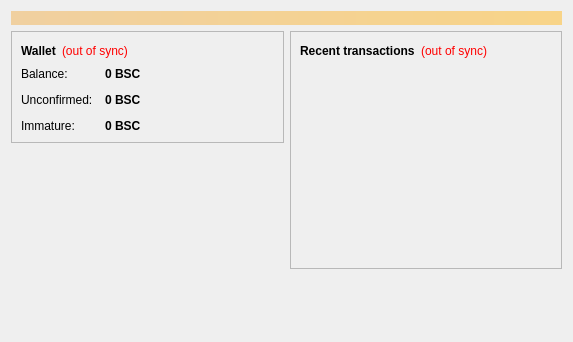
<?xml version="1.0" encoding="UTF-8"?>
<ui version="4.0">
 <class>OverviewPage</class>
 <widget class="QWidget" name="OverviewPage">
  <property name="geometry">
   <rect>
    <x>0</x>
    <y>0</y>
    <width>573</width>
    <height>342</height>
   </rect>
  </property>
  <property name="windowTitle">
   <string>Form</string>
  </property>
  <layout class="QVBoxLayout" name="topLayout">
   <item>
    <widget class="QLabel" name="labelAlerts">
     <property name="visible">
      <bool>false</bool>
     </property>
     <property name="styleSheet">
      <string notr="true">background-color: qlineargradient(x1: 0, y1: 0, x2: 1, y2: 0, stop:0 #F0D0A0, stop:1 #F8D488); color:#000000;</string>
     </property>
     <property name="wordWrap">
      <bool>true</bool>
     </property>
     <property name="margin">
      <number>3</number>
     </property>
    </widget>
   </item>
   <item>
    <layout class="QHBoxLayout" name="horizontalLayout" stretch="1,1">
     <item>
      <layout class="QVBoxLayout" name="verticalLayout_2">
       <item>
        <widget class="QFrame" name="frame">
         <property name="frameShape">
          <enum>QFrame::StyledPanel</enum>
         </property>
         <property name="frameShadow">
          <enum>QFrame::Raised</enum>
         </property>
         <layout class="QVBoxLayout" name="verticalLayout_4">
          <item>
           <layout class="QHBoxLayout" name="horizontalLayout_4">
            <item>
             <widget class="QLabel" name="label_5">
              <property name="font">
               <font>
                <weight>75</weight>
                <bold>true</bold>
               </font>
              </property>
              <property name="text">
               <string>Wallet</string>
              </property>
             </widget>
            </item>
            <item>
             <widget class="QLabel" name="labelWalletStatus">
              <property name="toolTip">
               <string>The displayed information may be out of date. Your wallet automatically synchronizes with the bowscoin network after a connection is established, but this process has not completed yet.</string>
              </property>
              <property name="styleSheet">
               <string notr="true">QLabel { color: red; }</string>
              </property>
              <property name="text">
               <string notr="true">(out of sync)</string>
              </property>
              <property name="alignment">
               <set>Qt::AlignLeading|Qt::AlignLeft|Qt::AlignVCenter</set>
              </property>
             </widget>
            </item>
            <item>
             <spacer name="horizontalSpacer_2">
              <property name="orientation">
               <enum>Qt::Horizontal</enum>
              </property>
              <property name="sizeHint" stdset="0">
               <size>
                <width>40</width>
                <height>20</height>
               </size>
              </property>
             </spacer>
            </item>
           </layout>
          </item>
          <item>
           <layout class="QFormLayout" name="formLayout_2">
            <property name="fieldGrowthPolicy">
             <enum>QFormLayout::AllNonFixedFieldsGrow</enum>
            </property>
            <property name="horizontalSpacing">
             <number>12</number>
            </property>
            <property name="verticalSpacing">
             <number>12</number>
            </property>
            <item row="0" column="0">
             <widget class="QLabel" name="label">
              <property name="text">
               <string>Balance:</string>
              </property>
             </widget>
            </item>
            <item row="0" column="1">
             <widget class="QLabel" name="labelBalance">
              <property name="font">
               <font>
                <weight>75</weight>
                <bold>true</bold>
               </font>
              </property>
              <property name="cursor">
               <cursorShape>IBeamCursor</cursorShape>
              </property>
              <property name="toolTip">
               <string>Your current balance</string>
              </property>
              <property name="text">
               <string notr="true">0 BSC</string>
              </property>
              <property name="textInteractionFlags">
               <set>Qt::LinksAccessibleByMouse|Qt::TextSelectableByKeyboard|Qt::TextSelectableByMouse</set>
              </property>
             </widget>
            </item>
            <item row="1" column="0">
             <widget class="QLabel" name="label_3">
              <property name="text">
               <string>Unconfirmed:</string>
              </property>
             </widget>
            </item>
            <item row="1" column="1">
             <widget class="QLabel" name="labelUnconfirmed">
              <property name="font">
               <font>
                <weight>75</weight>
                <bold>true</bold>
               </font>
              </property>
              <property name="cursor">
               <cursorShape>IBeamCursor</cursorShape>
              </property>
              <property name="toolTip">
               <string>Total of transactions that have yet to be confirmed, and do not yet count toward the current balance</string>
              </property>
              <property name="text">
               <string notr="true">0 BSC</string>
              </property>
              <property name="textInteractionFlags">
               <set>Qt::LinksAccessibleByMouse|Qt::TextSelectableByKeyboard|Qt::TextSelectableByMouse</set>
              </property>
             </widget>
            </item>
            <item row="2" column="0">
             <widget class="QLabel" name="labelImmatureText">
              <property name="text">
               <string>Immature:</string>
              </property>
             </widget>
            </item>
            <item row="2" column="1">
             <widget class="QLabel" name="labelImmature">
              <property name="font">
               <font>
                <weight>75</weight>
                <bold>true</bold>
               </font>
              </property>
              <property name="toolTip">
               <string>Mined balance that has not yet matured</string>
              </property>
              <property name="text">
               <string notr="true">0 BSC</string>
              </property>
              <property name="textInteractionFlags">
               <set>Qt::LinksAccessibleByMouse|Qt::TextSelectableByKeyboard|Qt::TextSelectableByMouse</set>
              </property>
             </widget>
            </item>
           </layout>
          </item>
         </layout>
        </widget>
       </item>
       <item>
        <spacer name="verticalSpacer">
         <property name="orientation">
          <enum>Qt::Vertical</enum>
         </property>
         <property name="sizeHint" stdset="0">
          <size>
           <width>20</width>
           <height>40</height>
          </size>
         </property>
        </spacer>
       </item>
      </layout>
     </item>
     <item>
      <layout class="QVBoxLayout" name="verticalLayout_3">
       <item>
        <widget class="QFrame" name="frame_2">
         <property name="frameShape">
          <enum>QFrame::StyledPanel</enum>
         </property>
         <property name="frameShadow">
          <enum>QFrame::Raised</enum>
         </property>
         <layout class="QVBoxLayout" name="verticalLayout">
          <item>
           <layout class="QHBoxLayout" name="horizontalLayout_2">
            <item>
             <widget class="QLabel" name="label_4">
              <property name="text">
               <string>&lt;b&gt;Recent transactions&lt;/b&gt;</string>
              </property>
             </widget>
            </item>
            <item>
             <widget class="QLabel" name="labelTransactionsStatus">
              <property name="toolTip">
               <string>The displayed information may be out of date. Your wallet automatically synchronizes with the bowscoin network after a connection is established, but this process has not completed yet.</string>
              </property>
              <property name="styleSheet">
               <string notr="true">QLabel { color: red; }</string>
              </property>
              <property name="text">
               <string notr="true">(out of sync)</string>
              </property>
              <property name="alignment">
               <set>Qt::AlignRight|Qt::AlignTrailing|Qt::AlignVCenter</set>
              </property>
             </widget>
            </item>
            <item>
             <spacer name="horizontalSpacer">
              <property name="orientation">
               <enum>Qt::Horizontal</enum>
              </property>
              <property name="sizeHint" stdset="0">
               <size>
                <width>40</width>
                <height>20</height>
               </size>
              </property>
             </spacer>
            </item>
           </layout>
          </item>
          <item>
           <widget class="QListView" name="listTransactions">
            <property name="styleSheet">
             <string notr="true">QListView { background: transparent; }</string>
            </property>
            <property name="frameShape">
             <enum>QFrame::NoFrame</enum>
            </property>
            <property name="verticalScrollBarPolicy">
             <enum>Qt::ScrollBarAlwaysOff</enum>
            </property>
            <property name="horizontalScrollBarPolicy">
             <enum>Qt::ScrollBarAlwaysOff</enum>
            </property>
            <property name="selectionMode">
             <enum>QAbstractItemView::NoSelection</enum>
            </property>
           </widget>
          </item>
         </layout>
        </widget>
       </item>
       <item>
        <spacer name="verticalSpacer_2">
         <property name="orientation">
          <enum>Qt::Vertical</enum>
         </property>
         <property name="sizeHint" stdset="0">
          <size>
           <width>20</width>
           <height>40</height>
          </size>
         </property>
        </spacer>
       </item>
      </layout>
     </item>
    </layout>
   </item>
  </layout>
 </widget>
 <resources/>
 <connections/>
</ui>
